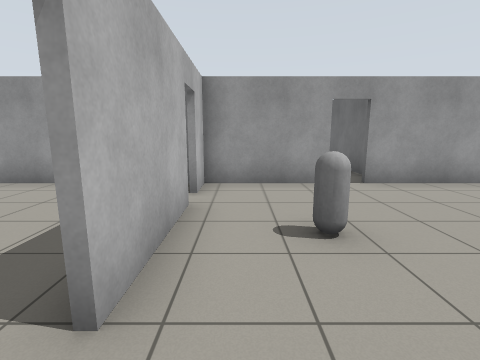
[1] (above)

24 first-person views from a walk through a robot-simulator world made for Gazebo. The camera is 1.2 m above the floor, tilts 10° down and sees 85° across. The floor is counted in squares, 1 m on a side. Each view is taken from the middle of a square. On the plan, view 1 faces up. The plan holds only what a view shows up to about 12 squares ahead; the rest is blank.

[2]
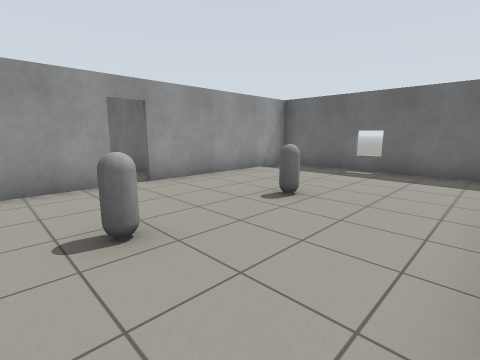

[3]
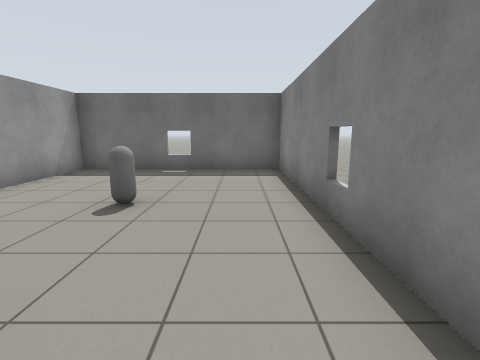

[4]
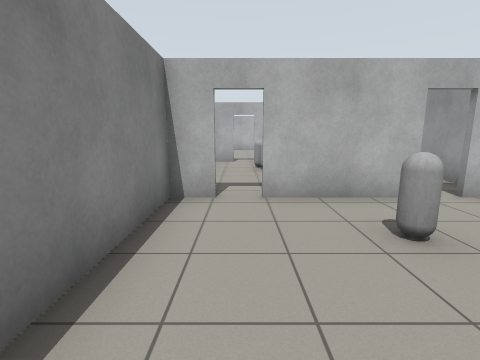

[5]
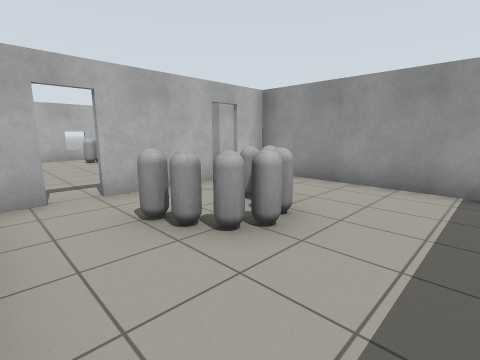

[6]
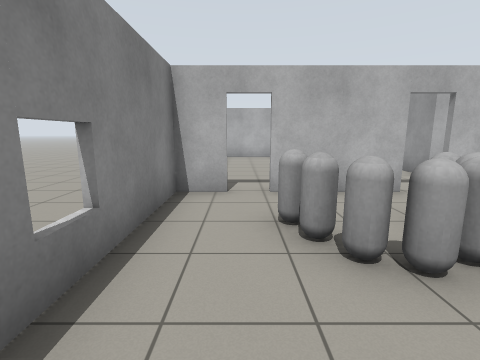

[7]
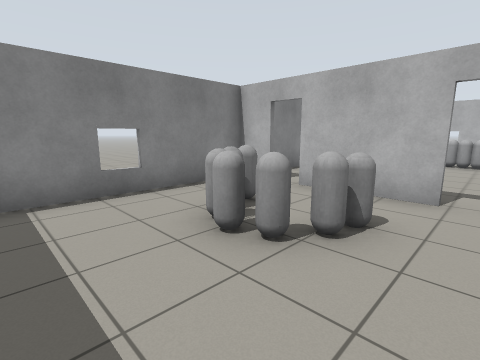

[8]
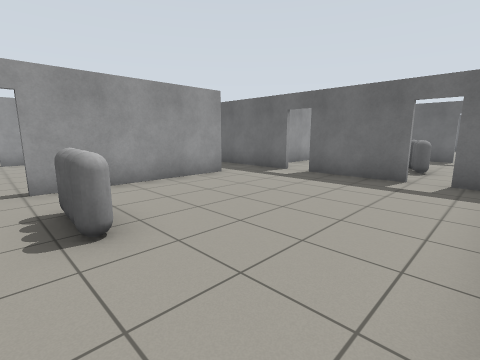

[9]
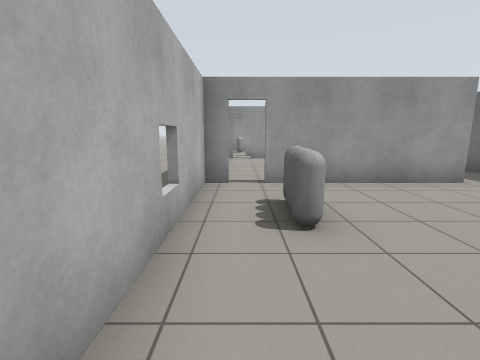

[10]
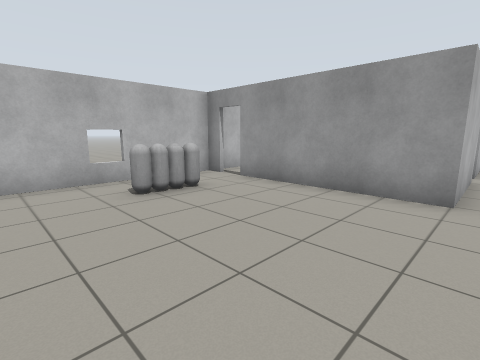

[11]
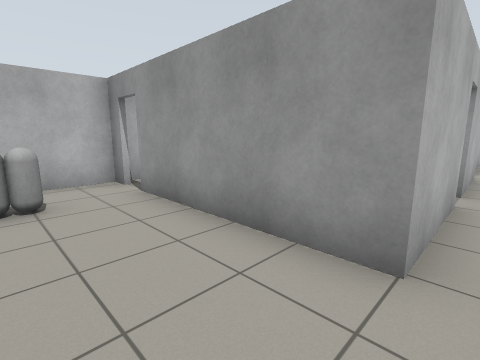

[12]
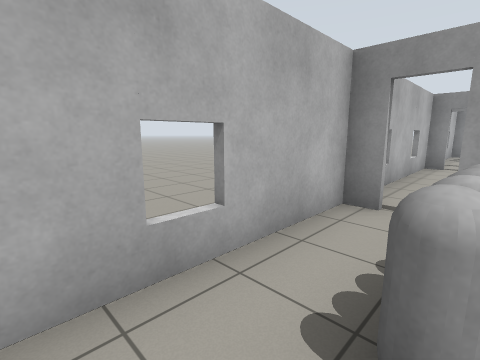

[13]
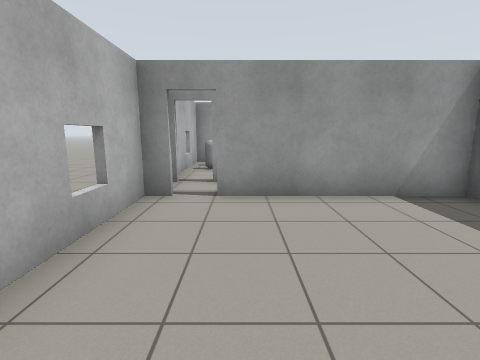

[14]
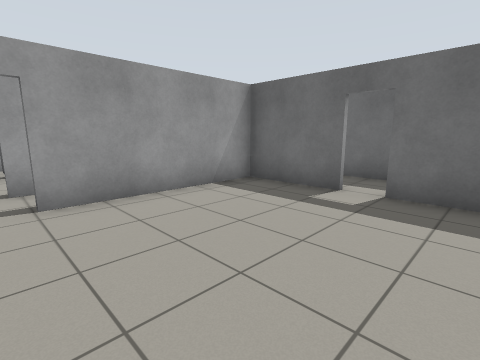

[15]
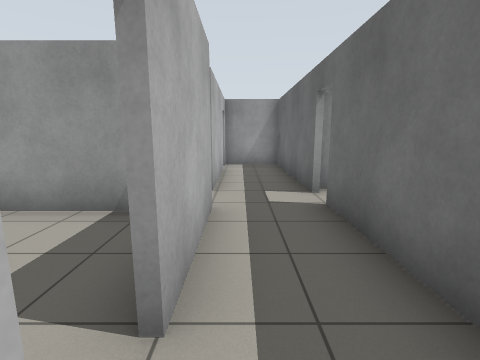

[16]
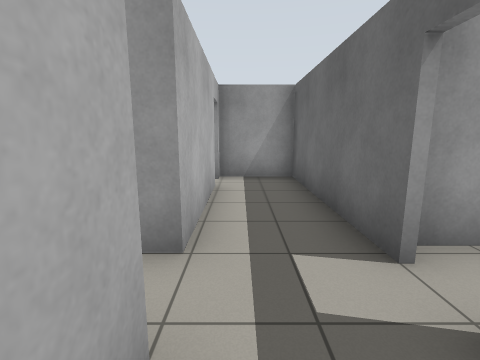

[17]
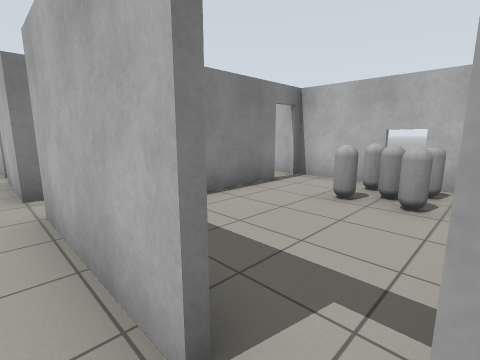

[18]
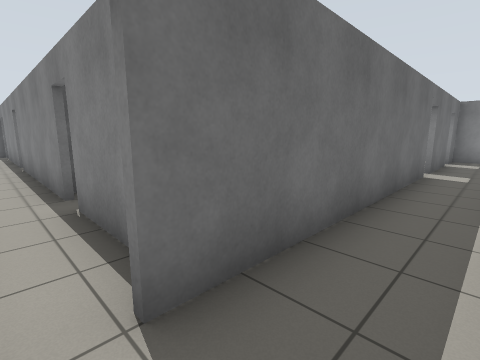

[19]
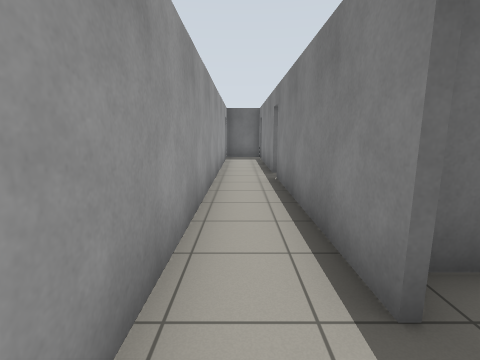

[20]
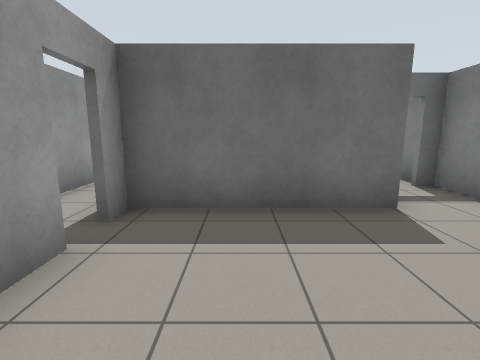

[21]
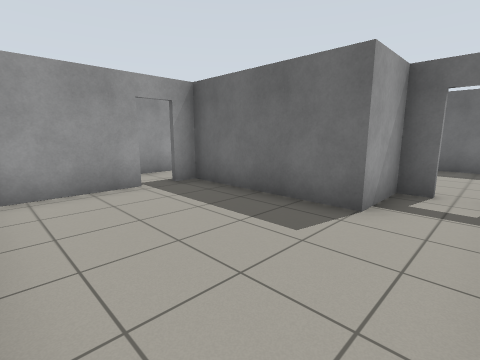

[22]
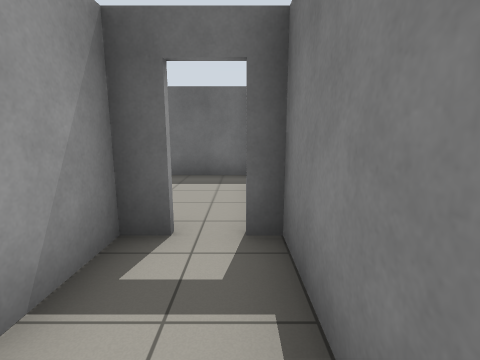

[23]
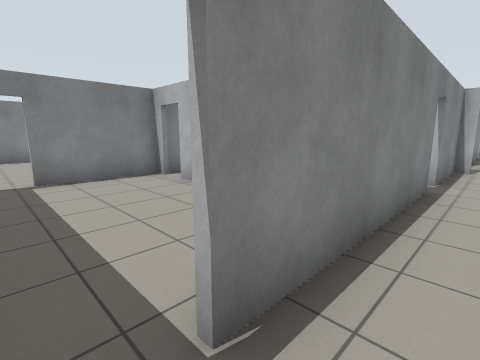

[24]
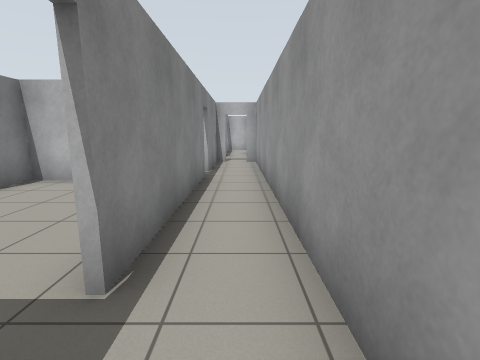

### Floor plan
Key: @ floor where view 1 was taken; # wall or solid block; . floor; D open door; = window, fence, low wall or low ledge; T thing the floor can be seen under or through; O other object.
Columns run from 16 left of view 1 to 9 right of it. Each row starts with its distance up from view 1.
 20 ##    ###
 19 #.....D.#
 18 #OO...D.#
 17 #OO...#.#
 16 #.....#. #
 15 #D#####..###############
 14 #..   ..DD..............
 13 #D#####.####D####TDD####
 12 #.....#.#....#  .   #
 11 #.....#.#....# .....#
 10 #.....DD#....#......#
  9 #.....#.#....###....#
  8 #.....#.#......D....#
  7 #D#####.#......D  ###
  6 #D......##########DD######
  5 #.......DD.....D.........#
  4 #.O.....#..O...#.........#
  3 #.O.....#...O..#.O..O....=
  2 #.......#..OO..#.........#
  1 #.......DD.....D.........#
  0  .......#......#@........#
 -1      ####### #############

Positions as (right, up) in squares from view 1, and headings:
1: (0, 0), facing up
2: (0, 0), facing up-right
3: (0, 1), facing right
4: (4, 1), facing left
5: (-2, 0), facing up-left
6: (-2, 1), facing left
7: (-2, 5), facing down-left
8: (-15, 0), facing up-right
9: (-15, 0), facing up
10: (-9, 1), facing up-left
11: (-9, 4), facing up-left
12: (-14, 2), facing up-left
13: (-14, 8), facing up
14: (-15, 8), facing up-right
15: (-9, 9), facing up
16: (-9, 12), facing up
17: (-9, 19), facing down-left
18: (-9, 14), facing down-right
19: (-5, 14), facing right
20: (-7, 11), facing right
21: (-7, 7), facing up-right
22: (-4, 7), facing right
23: (3, 14), facing down-left
24: (4, 14), facing left
